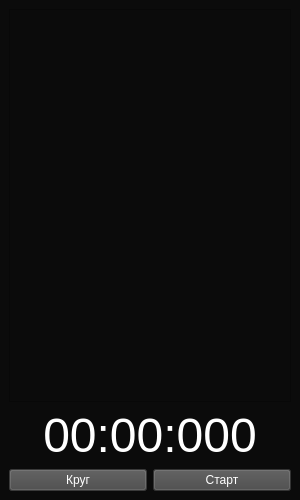
<?xml version="1.0" encoding="UTF-8"?>
<ui version="4.0">
 <class>MainWindow</class>
 <widget class="QMainWindow" name="MainWindow">
  <property name="geometry">
   <rect>
    <x>0</x>
    <y>0</y>
    <width>300</width>
    <height>500</height>
   </rect>
  </property>
  <property name="minimumSize">
   <size>
    <width>300</width>
    <height>500</height>
   </size>
  </property>
  <property name="maximumSize">
   <size>
    <width>300</width>
    <height>500</height>
   </size>
  </property>
  <property name="windowTitle">
   <string>Секундомер</string>
  </property>
  <property name="styleSheet">
   <string notr="true">QWidget {
	color: white;	
	background-color: rgb(11, 11, 11);
	border-top-color: rgb(85, 255, 12);
}

QPushButton {	
	background-color: rgb(71, 71, 71);
}

QPushButton:hover {
	
	background-color: rgb(126, 126, 126);
}

QPushButton:pressed {
	
	
	background-color: rgb(255, 30, 41);
}</string>
  </property>
  <widget class="QWidget" name="centralwidget">
   <layout class="QVBoxLayout" name="verticalLayout">
    <item>
     <widget class="QListWidget" name="listWidget">
      <property name="font">
       <font>
        <family>Gadugi</family>
        <pointsize>12</pointsize>
       </font>
      </property>
     </widget>
    </item>
    <item>
     <widget class="QLabel" name="l_timer">
      <property name="font">
       <font>
        <pointsize>36</pointsize>
       </font>
      </property>
      <property name="text">
       <string>00:00:000</string>
      </property>
      <property name="alignment">
       <set>Qt::AlignCenter</set>
      </property>
     </widget>
    </item>
    <item>
     <layout class="QHBoxLayout" name="horizontalLayout">
      <property name="sizeConstraint">
       <enum>QLayout::SetFixedSize</enum>
      </property>
      <item>
       <widget class="QPushButton" name="btn_Round">
        <property name="enabled">
         <bool>false</bool>
        </property>
        <property name="sizePolicy">
         <sizepolicy hsizetype="Minimum" vsizetype="Preferred">
          <horstretch>0</horstretch>
          <verstretch>0</verstretch>
         </sizepolicy>
        </property>
        <property name="accessibleName">
         <string notr="true"/>
        </property>
        <property name="layoutDirection">
         <enum>Qt::RightToLeft</enum>
        </property>
        <property name="styleSheet">
         <string notr="true"/>
        </property>
        <property name="text">
         <string>Круг</string>
        </property>
       </widget>
      </item>
      <item>
       <widget class="QPushButton" name="btn_Start">
        <property name="sizePolicy">
         <sizepolicy hsizetype="Minimum" vsizetype="Preferred">
          <horstretch>0</horstretch>
          <verstretch>30</verstretch>
         </sizepolicy>
        </property>
        <property name="styleSheet">
         <string notr="true"/>
        </property>
        <property name="text">
         <string>Старт</string>
        </property>
       </widget>
      </item>
     </layout>
    </item>
   </layout>
  </widget>
 </widget>
 <resources/>
 <connections/>
</ui>
